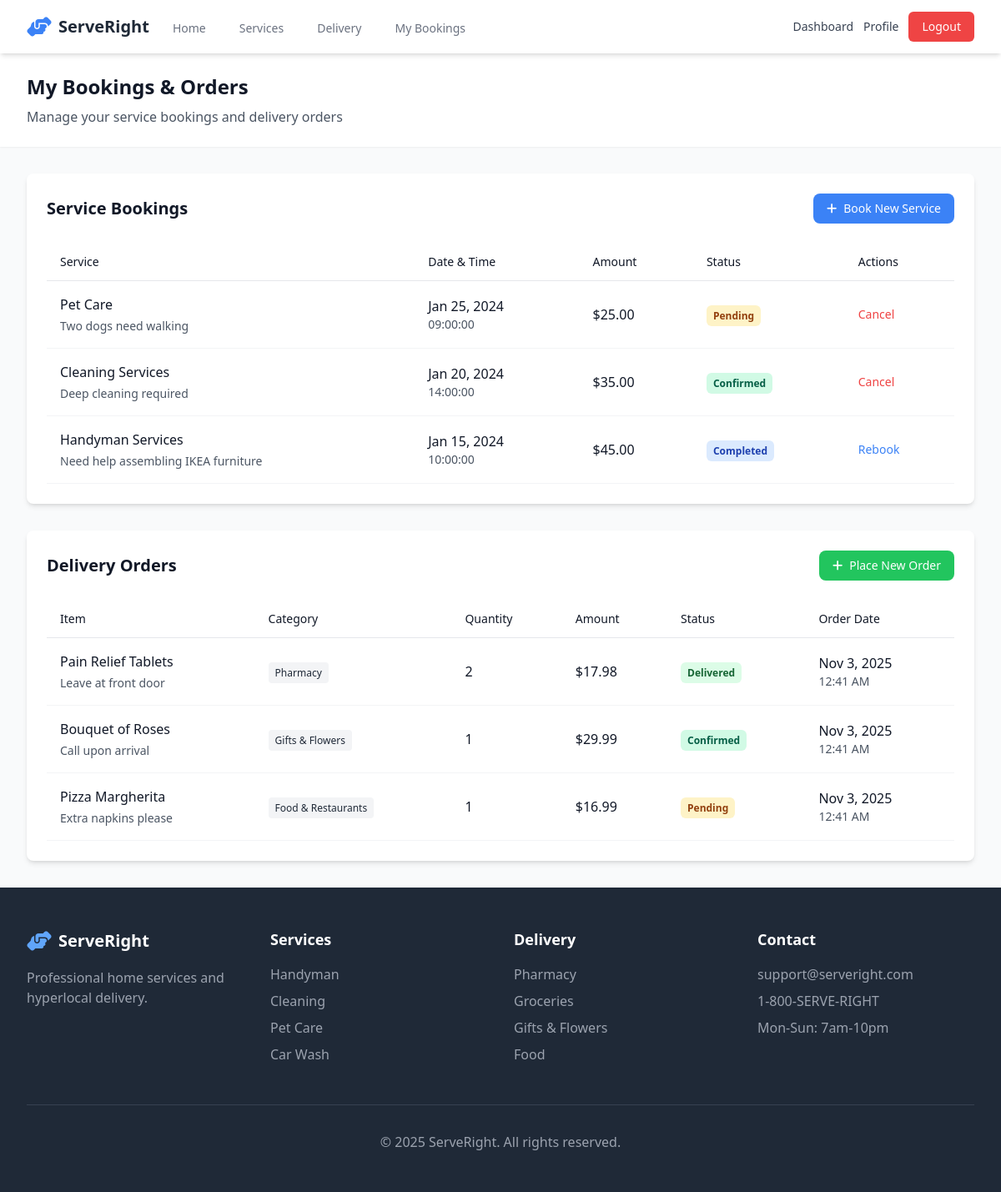
The app's page /bookings.php (signed in) with its own data.
### tables this page shows
CREATE TABLE service_bookings (
    id INT AUTO_INCREMENT PRIMARY KEY,
    user_id INT,
    service_id INT,
    booking_date DATE NOT NULL,
    booking_time TIME NOT NULL,
    special_requests TEXT,
    status ENUM('pending', 'confirmed', 'completed', 'cancelled') DEFAULT 'pending',
    total_amount DECIMAL(10,2),
    created_at TIMESTAMP DEFAULT CURRENT_TIMESTAMP,
    FOREIGN KEY (user_id) REFERENCES users(id),
    FOREIGN KEY (service_id) REFERENCES services(id)
);

CREATE TABLE services (
    id INT AUTO_INCREMENT PRIMARY KEY,
    name VARCHAR(100) NOT NULL,
    description TEXT,
    price DECIMAL(10,2),
    category VARCHAR(50),
    image_url VARCHAR(255),
    is_active BOOLEAN DEFAULT TRUE
);

CREATE TABLE delivery_orders (
    id INT AUTO_INCREMENT PRIMARY KEY,
    user_id INT,
    item_id INT,
    quantity INT DEFAULT 1,
    delivery_address TEXT NOT NULL,
    delivery_instructions TEXT,
    delivery_time VARCHAR(50),
    total_amount DECIMAL(10,2),
    status ENUM('pending', 'confirmed', 'out_for_delivery', 'delivered', 'cancelled') DEFAULT 'pending',
    created_at TIMESTAMP DEFAULT CURRENT_TIMESTAMP,
    FOREIGN KEY (user_id) REFERENCES users(id),
    FOREIGN KEY (item_id) REFERENCES delivery_items(id)
);

CREATE TABLE delivery_items (
    id INT AUTO_INCREMENT PRIMARY KEY,
    category_id INT,
    name VARCHAR(100) NOT NULL,
    description TEXT,
    price DECIMAL(10,2) NOT NULL,
    image_url VARCHAR(255),
    is_available BOOLEAN DEFAULT TRUE,
    FOREIGN KEY (category_id) REFERENCES delivery_categories(id)
);

CREATE TABLE delivery_categories (
    id INT AUTO_INCREMENT PRIMARY KEY,
    name VARCHAR(100) NOT NULL,
    description TEXT,
    icon_class VARCHAR(50)
);

### bookings.php (the view, shortened to what this page needs)
<?php
$user_id = $_SESSION['user_id'];
$conn = get_db_connection();
$bookings_sql = "SELECT sb.*, s.name as service_name, s.price
                 FROM service_bookings sb
                 JOIN services s ON sb.service_id = s.id
                 WHERE sb.user_id = ?
                 ORDER BY sb.booking_date DESC, sb.booking_time DESC";
$stmt = mysqli_prepare($conn, $bookings_sql);
mysqli_stmt_bind_param($stmt, "i", $user_id);
mysqli_stmt_execute($stmt);
$bookings = mysqli_stmt_get_result($stmt)->fetch_all(MYSQLI_ASSOC);
$orders_sql = "SELECT do.*, di.name as item_name, di.price, dc.name as category_name
               FROM delivery_orders do
               JOIN delivery_items di ON do.item_id = di.id
               JOIN delivery_categories dc ON di.category_id = dc.id
               WHERE do.user_id = ?
               ORDER BY do.created_at DESC";
$stmt = mysqli_prepare($conn, $orders_sql);
mysqli_stmt_bind_param($stmt, "i", $user_id);
mysqli_stmt_execute($stmt);
$orders = mysqli_stmt_get_result($stmt)->fetch_all(MYSQLI_ASSOC);
?>
<!DOCTYPE html>
<html lang="en">
<head>
    <script src="https://cdn.tailwindcss.com"></script>
    <link rel="stylesheet" href="https://cdnjs.cloudflare.com/ajax/libs/font-awesome/6.4.0/css/all.min.css">
</head>
<body class="bg-gray-50">
    <?php include 'navigation.php'; ?>
    <section class="bg-white shadow-sm">
        <div class="max-w-7xl mx-auto px-4 sm:px-6 lg:px-8 py-6">
            <h1 class="text-2xl font-bold text-gray-900">My Bookings & Orders</h1>
            <p class="text-gray-600 mt-2">Manage your service bookings and delivery orders</p>
        </div>
    </section>
    <section class="py-8">
        <div class="max-w-7xl mx-auto px-4 sm:px-6 lg:px-8">
            <div class="bg-white rounded-lg shadow-md p-6 mb-8">
                <div class="flex items-center justify-between mb-6">
                    <h2 class="text-xl font-semibold text-gray-900">Service Bookings</h2>
                    <a href="services.php" class="bg-blue-500 hover:bg-blue-600 text-white px-4 py-2 rounded-lg text-sm font-medium transition duration-300">
                        <i class="fas fa-plus mr-2"></i>Book New Service
                    </a>
                </div>
                <?php if (empty($bookings)): ?>
                    <div class="text-center py-8">
                        <i class="fas fa-calendar text-gray-400 text-4xl mb-4"></i>
                        <p class="text-gray-600">No service bookings yet</p>
                        <a href="services.php" class="text-blue-500 hover:text-blue-700 text-sm font-medium mt-2 inline-block">
                            Book your first service
                        </a>
                    </div>
                <?php else: ?>
                    <div class="overflow-x-auto">
                        <table class="w-full">
                            <thead>
                                <tr class="border-b border-gray-200">
                                    <th class="text-left py-3 px-4 text-sm font-medium text-gray-900">Service</th>
                                    <th class="text-left py-3 px-4 text-sm font-medium text-gray-900">Date & Time</th>
                                    <th class="text-left py-3 px-4 text-sm font-medium text-gray-900">Amount</th>
                                    <th class="text-left py-3 px-4 text-sm font-medium text-gray-900">Status</th>
                                    <th class="text-left py-3 px-4 text-sm font-medium text-gray-900">Actions</th>
                                </tr>
                            </thead>
                            <tbody>
                                <?php foreach ($bookings as $booking): ?>
                                    <tr class="border-b border-gray-100 hover:bg-gray-50">
                                        <td class="py-4 px-4">
                                            <div>
                                                <h3 class="font-medium text-gray-900"><?php echo $booking['service_name']; ?></h3>
                                                <?php if (!empty($booking['special_requests'])): ?>
                                                    <p class="text-sm text-gray-600 mt-1"><?php echo $booking['special_requests']; ?></p>
                                                <?php endif; ?>
                                            </div>
                                        </td>
                                        <td class="py-4 px-4">
                                            <p class="text-gray-900"><?php echo date('M j, Y', strtotime($booking['booking_date'])); ?></p>
                                            <p class="text-sm text-gray-600"><?php echo $booking['booking_time']; ?></p>
                                        </td>
                                        <td class="py-4 px-4">
                                            <p class="font-medium text-gray-900">$<?php echo $booking['total_amount']; ?></p>
                                        </td>
                                        <td class="py-4 px-4">
                                            <span class="status-badge <?php
                                                echo $booking['status'] === 'confirmed' ? 'status-confirmed' :
                                                       ($booking['status'] === 'pending' ? 'status-pending' :
                                                       ($booking['status'] === 'completed' ? 'status-completed' : 'status-cancelled'));
                                            ?>">
                                                <?php echo ucfirst($booking['status']); ?>
                                            </span>
                                        </td>
                                        <td class="py-4 px-4">
                                            <div class="flex space-x-2">
                                                <?php if ($booking['status'] === 'pending' || $booking['status'] === 'confirmed'): ?>
                                                    <button onclick="cancelBooking(<?php echo $booking['id']; ?>)"
                                                            class="text-red-500 hover:text-red-700 text-sm font-medium">
                                                        Cancel
                                                    </button>
                                                <?php endif; ?>
                                                <?php if ($booking['status'] === 'completed'): ?>
                                                    <button class="text-blue-500 hover:text-blue-700 text-sm font-medium">
                                                        Rebook
                                                    </button>
                                                <?php endif; ?>
                                            </div>
                                        </td>
                                    </tr>
                                <?php endforeach; ?>
                            </tbody>
                        </table>
                    </div>
                <?php endif; ?>
            </div>
            <div class="bg-white rounded-lg shadow-md p-6">
                <div class="flex items-center justify-between mb-6">
                    <h2 class="text-xl font-semibold text-gray-900">Delivery Orders</h2>
                    <a href="delivery.php" class="bg-green-500 hover:bg-green-600 text-white px-4 py-2 rounded-lg text-sm font-medium transition duration-300">
                        <i class="fas fa-plus mr-2"></i>Place New Order
                    </a>
                </div>
                <?php if (empty($orders)): ?>
                    <div class="text-center py-8">
                        <i class="fas fa-shopping-bag text-gray-400 text-4xl mb-4"></i>
                        <p class="text-gray-600">No delivery orders yet</p>
                        <a href="delivery.php" class="text-green-500 hover:text-green-700 text-sm font-medium mt-2 inline-block">
                            Place your first order
                        </a>
                    </div>
                <?php else: ?>
                    <div class="overflow-x-auto">
                        <table class="w-full">
                            <thead>
                                <tr class="border-b border-gray-200">
                                    <th class="text-left py-3 px-4 text-sm font-medium text-gray-900">Item</th>
                                    <th class="text-left py-3 px-4 text-sm font-medium text-gray-900">Category</th>
                                    <th class="text-left py-3 px-4 text-sm font-medium text-gray-900">Quantity</th>
                                    <th class="text-left py-3 px-4 text-sm font-medium text-gray-900">Amount</th>
                                    <th class="text-left py-3 px-4 text-sm font-medium text-gray-900">Status</th>
                                    <th class="text-left py-3 px-4 text-sm font-medium text-gray-900">Order Date</th>
                                </tr>
                            </thead>
                            <tbody>
                                <?php foreach ($orders as $order): ?>
                                    <tr class="border-b border-gray-100 hover:bg-gray-50">
                                        <td class="py-4 px-4">
                                            <h3 class="font-medium text-gray-900"><?php echo $order['item_name']; ?></h3>
                                            <?php if (!empty($order['delivery_instructions'])): ?>
                                                <p class="text-sm text-gray-600 mt-1"><?php echo $order['delivery_instructions']; ?></p>
                                            <?php endif; ?>
                                        </td>
                                        <td class="py-4 px-4">
                                            <span class="bg-gray-100 text-gray-800 text-xs font-medium px-2 py-1 rounded">
                                                <?php echo $order['category_name']; ?>
                                            </span>
                                        </td>
                                        <td class="py-4 px-4">
                                            <p class="text-gray-900"><?php echo $order['quantity']; ?></p>
                                        </td>
                                        <td class="py-4 px-4">
                                            <p class="font-medium text-gray-900">$<?php echo $order['total_amount']; ?></p>
                                        </td>
                                        <td class="py-4 px-4">
                                            <span class="status-badge <?php
                                                echo $order['status'] === 'confirmed' ? 'status-confirmed' :
                                                       ($order['status'] === 'pending' ? 'status-pending' :
                                                       ($order['status'] === 'delivered' ? 'status-delivered' :
                                                       ($order['status'] === 'out_for_delivery' ? 'status-out-for-delivery' : 'status-cancelled')));
                                            ?>">
                                                <?php echo ucfirst(str_replace('_', ' ', $order['status'])); ?>
                                            </span>
                                        </td>
                                        <td class="py-4 px-4">
                                            <p class="text-gray-900"><?php echo date('M j, Y', strtotime($order['created_at'])); ?></p>
                                            <p class="text-sm text-gray-600"><?php echo date('g:i A', strtotime($order['created_at'])); ?></p>
                                        </td>
                                    </tr>
                                <?php endforeach; ?>
                            </tbody>
                        </table>
                    </div>
                <?php endif; ?>
            </div>
        </div>
    </section>
    <?php include 'footer.php'; ?>
</body>
</html>

### bookings.php (style rules this page uses)
.status-badge { padding: 0.25rem 0.5rem; border-radius: 0.375rem; font-size: 0.75rem; font-weight: 600; }
.status-confirmed { background-color: #d1fae5; color: #065f46; }
.status-pending { background-color: #fef3c7; color: #92400e; }
.status-completed { background-color: #dbeafe; color: #1e40af; }
.status-delivered { background-color: #dcfce7; color: #166534; }

### records on screen
service_bookings: service.name "Pet Care", special_requests "Two dogs need walking", booking_date "Jan 25, 2024", booking_time "09:00:00", total_amount "25.00", status "Pending"
service_bookings: service.name "Cleaning Services", special_requests "Deep cleaning required", booking_date "Jan 20, 2024", booking_time "14:00:00", total_amount "35.00", status "Confirmed"
service_bookings: service.name "Handyman Services", special_requests "Need help assembling IKEA furniture", booking_date "Jan 15, 2024", booking_time "10:00:00", total_amount "45.00", status "Completed", shows "Rebook"
delivery_orders: item.name "Pain Relief Tablets", delivery_instructions "Leave at front door", delivery_categories.name "Pharmacy", quantity "2", total_amount "17.98", status "Delivered", created_at "Nov 3, 2025", created_at "12:41 AM"
delivery_orders: item.name "Bouquet of Roses", delivery_instructions "Call upon arrival", delivery_categories.name "Gifts & Flowers", quantity "1", total_amount "29.99", status "Confirmed", created_at "Nov 3, 2025", created_at "12:41 AM"
delivery_orders: item.name "Pizza Margherita", delivery_instructions "Extra napkins please", delivery_categories.name "Food & Restaurants", quantity "1", total_amount "16.99", status "Pending", created_at "Nov 3, 2025", created_at "12:41 AM"
